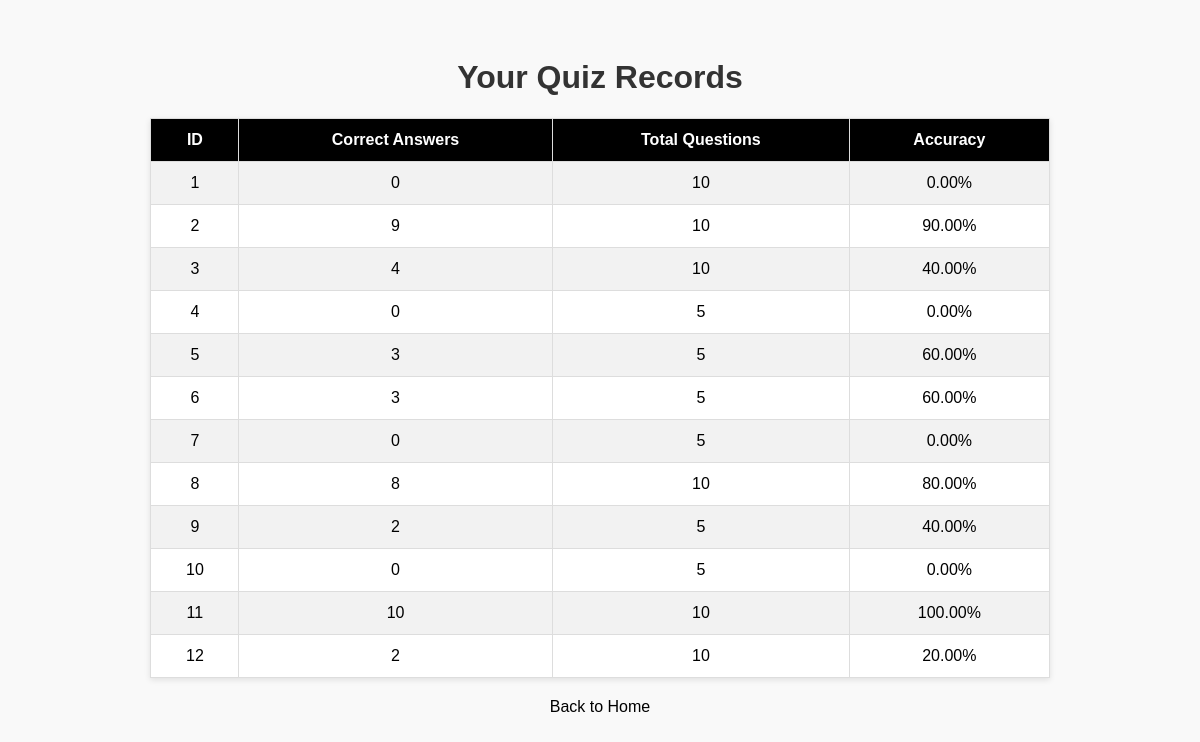
The page /records (signed in) on the database as committed earlier.
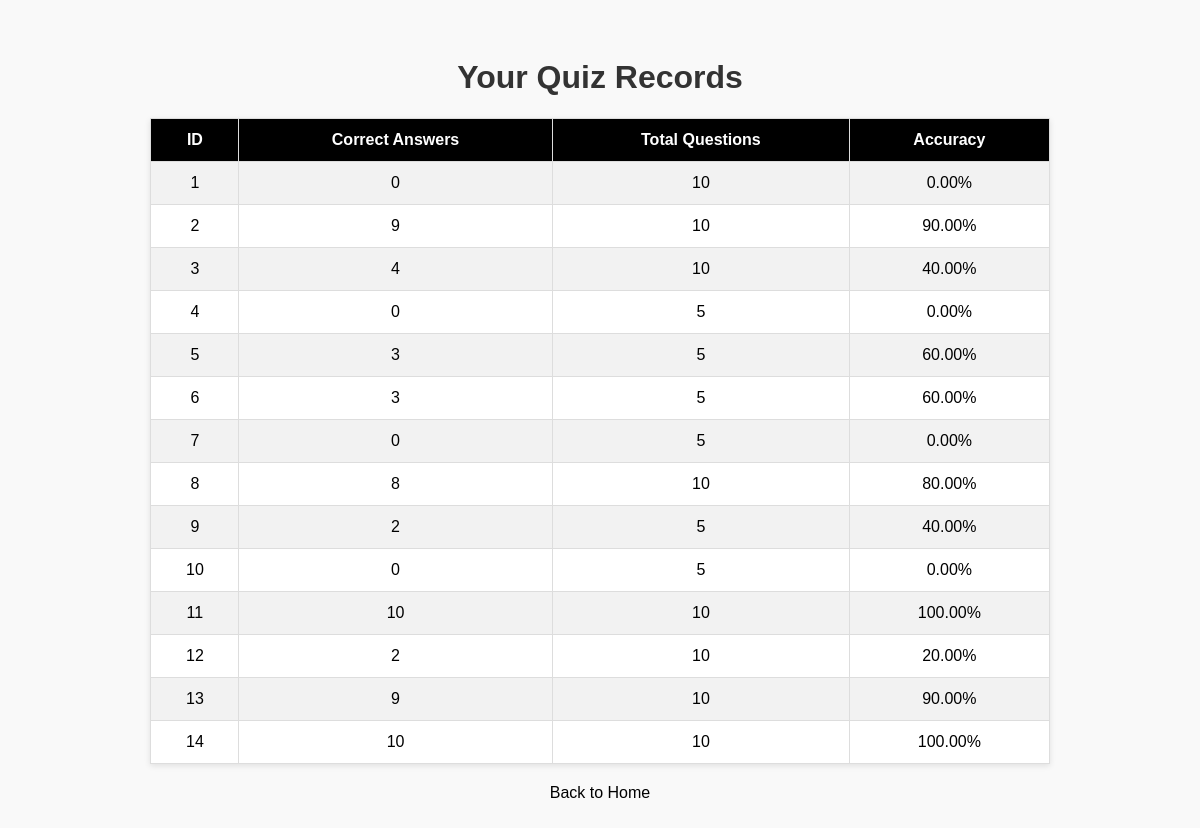
The same page on the database as committed later.
### app.py (models this page shows)
class Quiz_result(db.Model):
    id = db.Column(db.Integer, primary_key=True)
    user_id = db.Column(db.Integer, db.ForeignKey('user.id'))
    right_number = db.Column(db.Integer)
    quiz_number = db.Column(db.Integer)

### app.py (the view)
@app.route('/records')
def records():
    if not session.get('user_id'):
        return redirect(url_for('login'))
    user_id = session['user_id']
    results = Quiz_result.query.filter_by(user_id=user_id).all()
    return render_template('records.html', results=results)

### templates/records.html (shortened to what this page needs)
<!DOCTYPE html>
<html>
<head>
</head>
<body>
    <h1>Your Quiz Records</h1>
    <table>
        <tr>
            <th>ID</th>
            <th>Correct Answers</th>
            <th>Total Questions</th>
            <th>Accuracy</th>
        </tr>
        {% for r in results %}
        <tr>
            <td>{{ r.id }}</td>
            <td>{{ r.right_number }}</td>
            <td>{{ r.quiz_number }}</td>
            <td>{{ "%.2f"|format(r.right_number / r.quiz_number * 100) }}%</td>
        </tr>
        {% endfor %}
    </table>
    <a href="{{ url_for('homepage') }}">Back to Home</a>
</body>
</html>

### templates/records.html (style rules this page uses)
body { font-family: Arial, sans-serif; background: #f9f9f9; padding: 30px; }
h1 { text-align: center; color: #333; }
table { width: 80%; margin: 0 auto; border-collapse: collapse; background: white; box-shadow: 0 2px 6px rgba(0,0,0,0.1); }
th, td { padding: 12px; border: 1px solid #ddd; text-align: center; }
th { background: #000000; color: white; }
tr:nth-child(even) { background: #f2f2f2; }
a { display: block; margin: 20px auto; text-align: center; color: #000000; text-decoration: none; }

Rows that differ between the two databases and show on the page:
added Quiz_result: id "13", right_number "9", quiz_number "10", r.right_number/r.quiz_number*100 "90.00"
added Quiz_result: id "14", right_number "10", quiz_number "10", r.right_number/r.quiz_number*100 "100.00"
